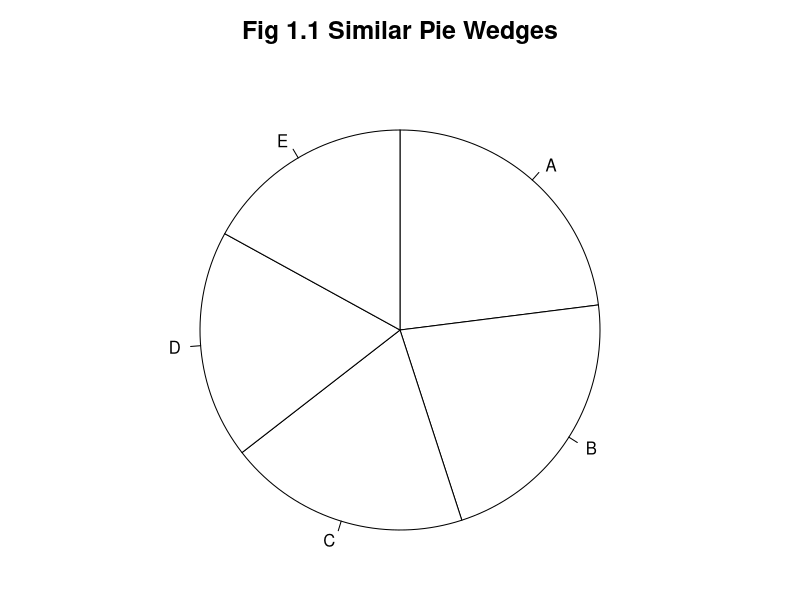

Write R code to recreate this figure.


this_base <- "fig01-01_similar-pie-wedges"

my_data <- data.frame(
  variable = c("A", "B", "C", "D", "E"),
  value = c(23, 22, 19.5, 18.5, 17)
)

png(paste0(this_base, ".png"), width = 6, height = 5, units = "in", res = 100)

par(mar = c(0, 0, 3, 0))
pie(my_data$value,
    labels = my_data$variable,
    init.angle = 90,
    clockwise = T,
    col = "white",
    border = "black",
    main = "Fig 1.1 Similar Pie Wedges",
    cex.main = 1.5)

dev.off()
